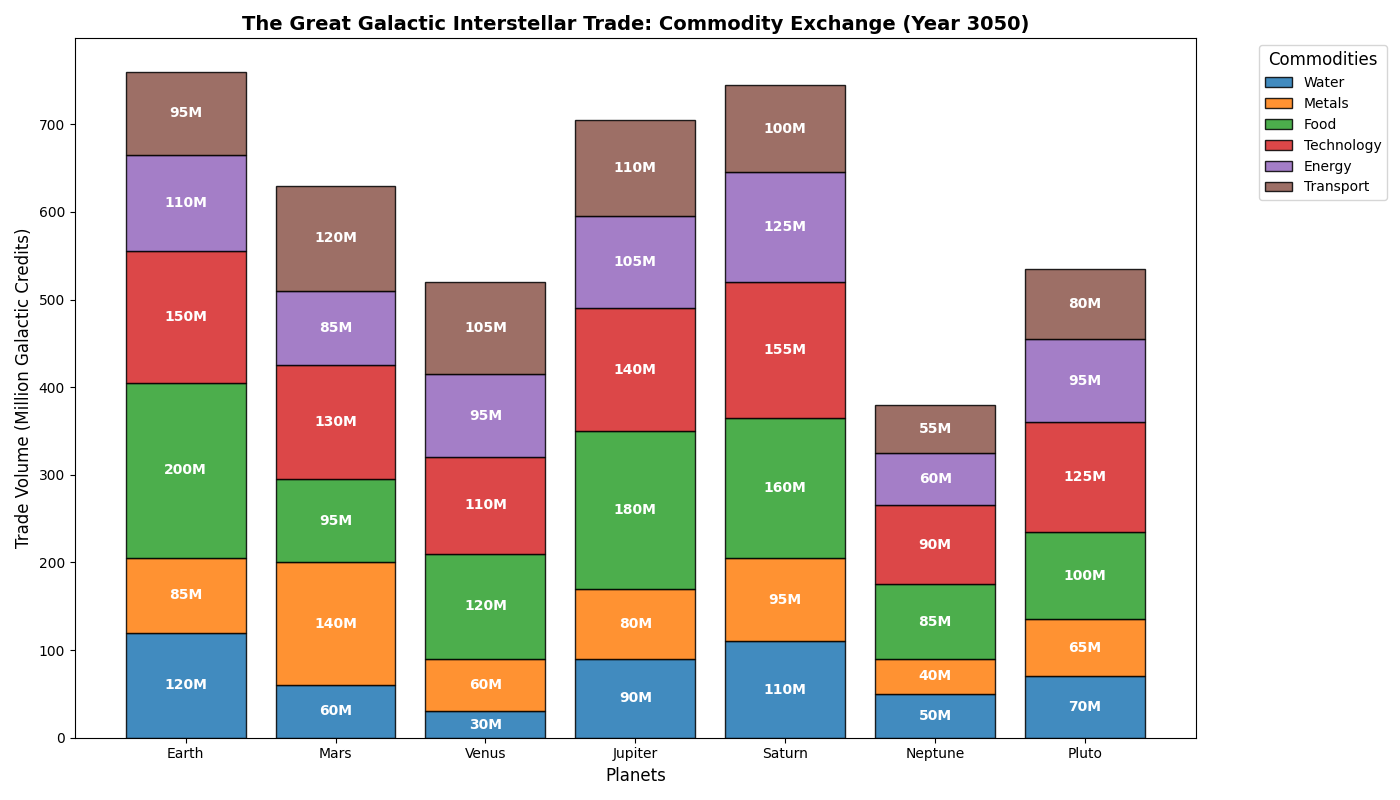

Here is the Python script that generated this plot:
import matplotlib.pyplot as plt
import numpy as np

# Data for the plot, expanded with new planets and a new commodity
planets = ['Earth', 'Mars', 'Venus', 'Jupiter', 'Saturn', 'Neptune', 'Pluto']
commodities = ['Water', 'Metals', 'Food', 'Technology', 'Energy', 'Transport']

# Updated trade volumes including new planets and new commodity
trade_volumes = {
    'Water': [120, 60, 30, 90, 110, 50, 70],
    'Metals': [85, 140, 60, 80, 95, 40, 65],
    'Food': [200, 95, 120, 180, 160, 85, 100],
    'Technology': [150, 130, 110, 140, 155, 90, 125],
    'Energy': [110, 85, 95, 105, 125, 60, 95],
    'Transport': [95, 120, 105, 110, 100, 55, 80],
}

# Colors for each commodity including the new one
colors = ['#1f77b4', '#ff7f0e', '#2ca02c', '#d62728', '#9467bd', '#8c564b']

# Set up subplots
fig, ax = plt.subplots(figsize=(14, 8))

# Positions for each planet
bar_positions = np.arange(len(planets))

# Initialize bottom for stacking bars
cumulative_bottom = np.zeros(len(planets))

# Plot each commodity's trade volume
for commodity, color in zip(commodities, colors):
    ax.bar(bar_positions, trade_volumes[commodity], bottom=cumulative_bottom, color=color, edgecolor='black', label=commodity, alpha=0.85)
    # Update cumulative bottom for the next stack
    cumulative_bottom += np.array(trade_volumes[commodity])

# Annotate each segment with its volume value
for i, planet in enumerate(planets):
    cumulative_value = 0
    for commodity in commodities:
        val = trade_volumes[commodity][i]
        if val > 15:  # Annotate only meaningful values to avoid clutter
            ax.text(i, cumulative_value + val/2, f'{val}M', ha='center', va='center', color='white', weight='bold', fontsize=10)
        cumulative_value += val

# Labels and title
ax.set_xticks(bar_positions)
ax.set_xticklabels(planets)
ax.set_xlabel("Planets", fontsize=12)
ax.set_ylabel("Trade Volume (Million Galactic Credits)", fontsize=12)
ax.set_title("The Great Galactic Interstellar Trade: Commodity Exchange (Year 3050)", fontsize=14, fontweight='bold')

# Add a legend
ax.legend(title="Commodities", bbox_to_anchor=(1.05, 1), loc='upper left', fontsize=10, title_fontsize='12')

# Improve layout to fit plot within the figure area
plt.tight_layout()

# Show plot
plt.show()
